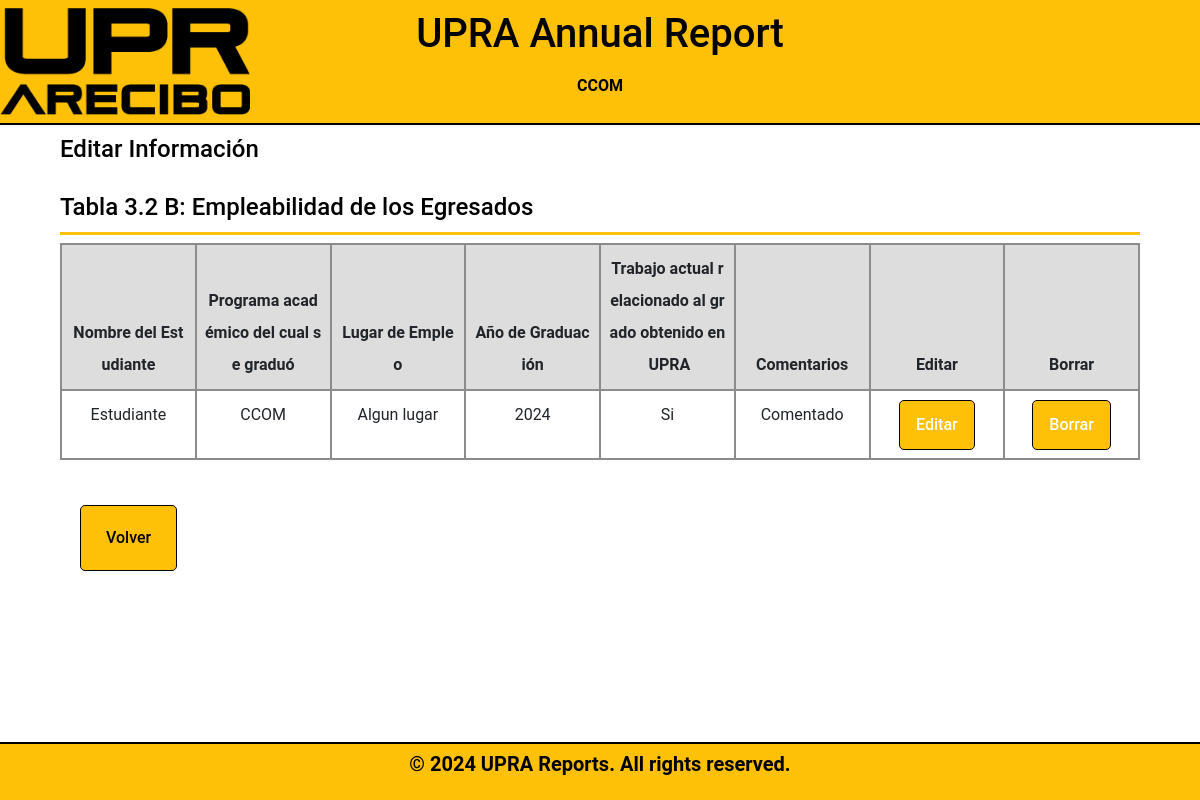
The page /meta-3/tabla3.2B_display.php (signed in) on the database as committed earlier.
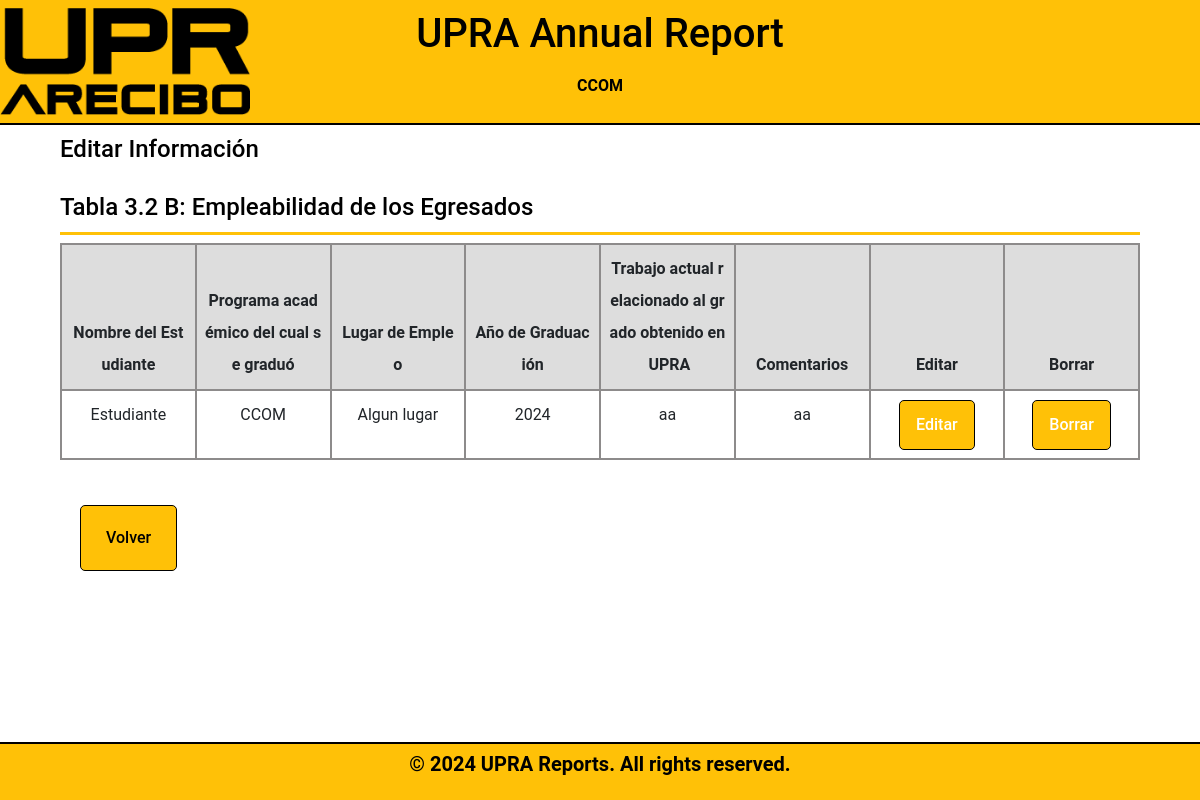
The same page on the database as committed later.
### tables this page shows
CREATE TABLE `table32b` (
  `table32bID` int(11) NOT NULL,
  `DepartmentID` int(11) DEFAULT NULL,
  `year` int(4) DEFAULT NULL,
  `field1` varchar(100) DEFAULT NULL,
  `field2` varchar(100) DEFAULT NULL,
  `field3` varchar(100) DEFAULT NULL,
  `field4` varchar(100) DEFAULT NULL,
  `field5` varchar(100) DEFAULT NULL,
  `field6` varchar(255) DEFAULT NULL
);

### meta-3/tabla3.2b_display.php (the view, shortened to what this page needs)
<?php
    include_once "db_info.php";
if (isset($_SESSION['DepartmentID'])) {
    $departmentID = $_SESSION['DepartmentID'];
    $sql = "SELECT DepartmentName FROM departamento WHERE DepartmentID = ?";
    $stmt = $conn->prepare($sql);
    $stmt->bind_param("i", $departmentID);
    $stmt->execute();
    $result = $stmt->get_result();
    $department = $result->fetch_assoc();
}
$year = date("Y");
?>
<!DOCTYPE html>
<html lang="en">
  <head>
    <link rel="stylesheet" href="../fonts/icomoon/style.css">
    <link rel="stylesheet" href="../css/owl.carousel.min.css">
    <link rel="stylesheet" href="../css/bootstrap.min.css">
    <link rel="stylesheet" href="../css/style.css">
    <link rel="stylesheet" href="../css/style-sidemenu.css">
</head>
<body>
        <header>
            <h1 class="uprareports">UPRA Annual Report</h1>
            <h2 class="bienvenidosusuario"><?php echo $department['DepartmentName'] ?></h2>
        </header>
<div class="formbold-main-wrapper-edit">
    <div class="formbold-form-wrapper-edit">
    <h4 class="header1">Editar Informaci&oacute;n<br>  <br>Tabla 3.2 B: Empleabilidad de los Egresados</h4>
        <table class="table">
          <thead>
            <tr>
              <th scope="col">Nombre&nbsp;del&nbsp;Estudiante</th>
              <th scope="col">Programa&nbsp;académico&nbsp;del&nbsp;cual&nbsp;se&nbsp;graduó</th>
              <th scope="col">Lugar&nbsp;de&nbsp;Empleo</th>
              <th scope="col">Año&nbsp;de&nbsp;Graduación</th>
              <th scope="col">Trabajo&nbsp;actual&nbsp;relacionado&nbsp;al&nbsp;grado&nbsp;obtenido&nbsp;en&nbsp;UPRA</th>
              <th scope="col">Comentarios</th>
              <th scope="col">Editar</th>
              <th scope="col">Borrar</th>
            </tr>
          </thead>
          <tbody>
            <?php
                $sql = "SELECT * FROM table32b WHERE DepartmentID = ? AND year = ?";
                $stmt = $conn->prepare($sql);
                $stmt->bind_param("si", $departmentID, $year);
                $stmt->execute();
                $result =$stmt->get_result();
            while ($row = $result->fetch_assoc()) {
                echo "<tr>";
                echo "<td class='breve-description'>" . $row['field1'] . "</td>";
                echo "<td class='breve-description'>" . $row['field2'] . "</td>";
                echo "<td class='breve-description'>" . $row['field3'] . "</td>";
                echo "<td class='breve-description'>" . $row['field4'] . "</td>";
                echo "<td class='breve-description'>" . $row['field5'] . "</td>";
                echo "<td class='breve-description'>" . $row['field6'] . "</td>";
                echo "<td><a href='javascript:void(0);' class='edit-btn'>Editar</a></td>";
                echo "<td><a class='delete-btn' href='../meta-3/tabla3.2b_delete.php?id=" . $row['table32bID'] . "'>Borrar</a></td>";
                echo "</tr>";
            }
        ?>
          </tbody>
      </table>
            <div class="formbold-main-wrapperDept">
          <a class="underline-button" href="tabla3.2B.php">Volver</a>
      </div>
    </div>
  </div>
    <div style="margin-top: -95px;" class="footer-box">
        <p>&copy; 2024 UPRA Reports. All rights reserved.</p>
    </div>
</body>
</html>

Rows that differ between the two databases and show on the page:
changed table32b "Estudiante": field5 "Si" → "aa"; field6 "Comentado" → "aa"
